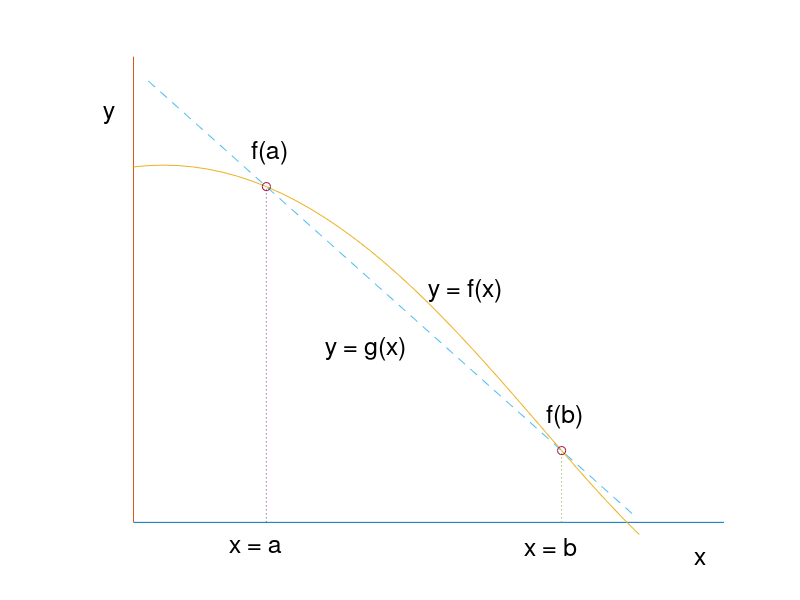

Source code (MATLAB):
% fig4_1
% Copyright S. Nakamura, 1995
set(gcf, 'NumberTitle','off','Name', 'Figure 4.1')

clear, clf, hold off
axis([-1 5 -0.5 5])
hold on
plot([0,4],[0,0])
plot([0,0],[0,4])
axis([-1 4 0 4])
 x = 0:0.1:3.5;
 y = 3 - 0.4*x.*x + exp(x)/19 + 0.1*sin(x);
plot(x,y)

xp = 0.9:2:2.9;
 yp = 3 - 0.4*xp.*xp + exp(xp)/19 + 0.1* sin(xp);

for k=1:2
plot([xp(k),xp(k)], [0,yp(k)], ':')
if k==1,
text(xp(k)-0.25, -0.2, ['x',' = a'],'Fontsize', [18])
text(xp(k)-0.1,yp(k)+0.3 , ['f(a)'],'Fontsize', [18])

end
if k==2,
text(xp(k)-0.25, -0.2, ['x',' = b'],'Fontsize', [18])
text(xp(k)-0.1,yp(k)+0.3 , ['f(b)'],'Fontsize', [18])

end
end

xi(1) = 0.1;
yi(1) = (yp(2) - yp(1))/(xp(2) - xp(1))*(0.05 - xp(1) ) + yp(1);

xi(2) = 3.4;

yi = (yp(2) - yp(1))/(xp(2) - xp(1))*(xi - xp(1) ) + yp(1);


plot(xi,yi, '--')
plot(xp,yp, 'o')

text(3.8,-0.3, 'x','Fontsize', [18])
text(-0.2,3.5,'y','Fontsize', [18])
text(2,2,'y = f(x)','Fontsize', [18])
text(1.3,1.5,'y = g(x)','Fontsize', [18])

axis([-0.2 4 -0.1 4.1])
axis('off')
%print  fig4d1.ps
